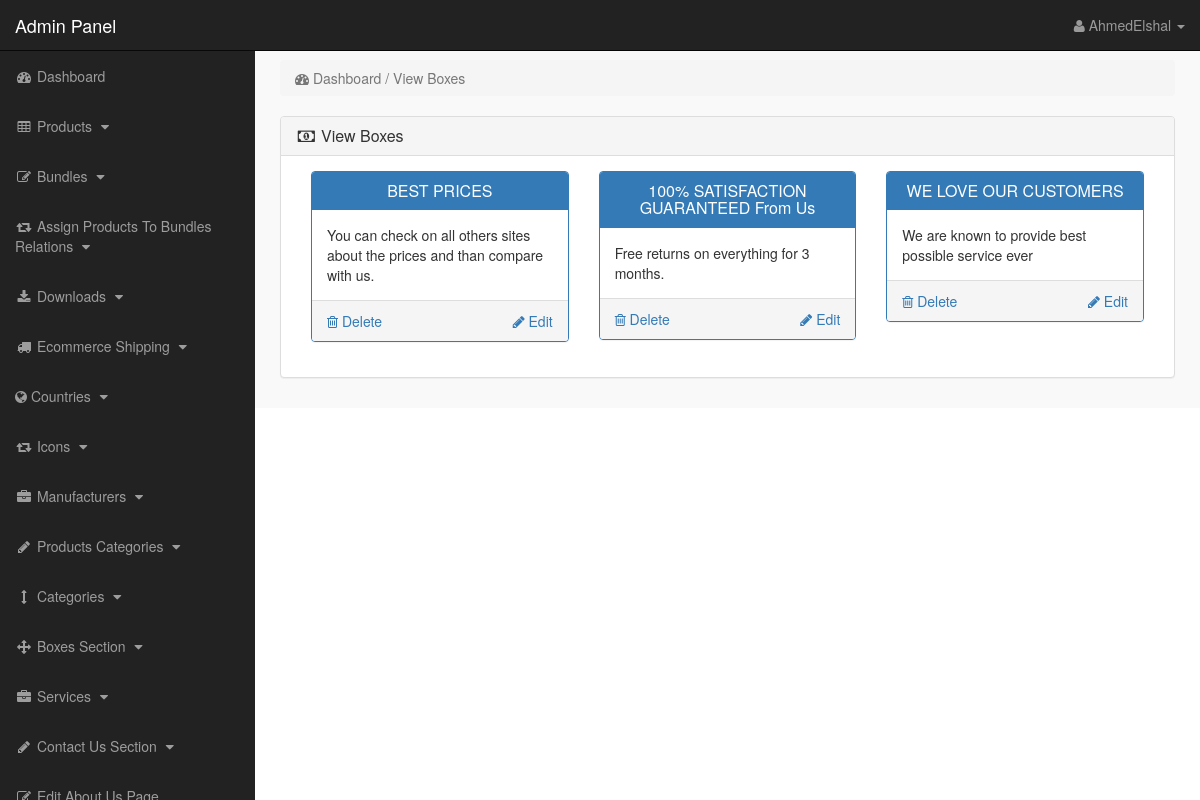
The app's page /admin_area/index.php?view_boxes (signed in) with its own data.
### tables this page shows
CREATE TABLE `boxes_section` (
  `box_id` int(10) NOT NULL,
  `box_title` text NOT NULL,
  `box_desc` text NOT NULL
);

### admin_area/view_boxes.php (the view)
<?php
if(!isset($_SESSION['admin_email'])){
echo "<script>window.open('login.php','_self')</script>";
}
else {
?>
<div class="row">
<div class="col-lg-12">
<ol class="breadcrumb">
<li class="active" >
<i class="fa fa-dashboard"></i> Dashboard / View Boxes
</li>
</ol>
</div>
</div>
<div class="row">
<div class="col-lg-12">
<div class="panel panel-default">
<div class="panel-heading">
<h3 class="panel-title">
<i class="fa fa-money fa-fw"></i> View Boxes
</h3>
</div>
<div class="panel-body">
<?php
$get_boxes = "select * from boxes_section";
$run_boxes = mysqli_query($con,$get_boxes);
while($row_boxes = mysqli_fetch_array($run_boxes)){
$box_id = $row_boxes['box_id'];
$box_title = $row_boxes['box_title'];
$box_desc = $row_boxes['box_desc'];
?>
<div class="col-lg-4 col-md-4">
<div class="panel panel-primary">
<div class="panel-heading">
<h3 class="panel-title" align="center">
<?php echo $box_title; ?>
</h3>
</div>
<div class="panel-body">
<?php echo $box_desc; ?>
</div>
<div class="panel-footer">
<a href="index.php?delete_box=<?php echo $box_id; ?>" class="pull-left">
<i class="fa fa-trash-o"></i> Delete
</a>
<a href="index.php?edit_box=<?php echo $box_id; ?>" class="pull-right">
<i class="fa fa-pencil"></i> Edit
</a>
<div class="clearfix"></div>
</div>
</div>
</div>
<?php } ?>
</div>
</div>
</div>
</div>
<?php } ?>

### admin_area/includes/sidebar.php (shortened to what this page needs)
<?php
if(!isset($_SESSION['admin_email'])){
echo "<script>window.open('login.php','_self')</script>";
}
else {
?>
<nav class="navbar navbar-inverse navbar-fixed-top" >
<div class="navbar-header" >
<a class="navbar-brand" href="index.php?dashboard" >Admin Panel</a>
</div>
<ul class="nav navbar-right top-nav" >
<li class="dropdown" >
<a href="#" class="dropdown-toggle" data-toggle="dropdown" >
<i class="fa fa-user" ></i>
<?php echo $admin_name; ?> <b class="caret" ></b>
</a>
</li>
</ul>
<div class="collapse navbar-collapse navbar-ex1-collapse">
<ul class="nav navbar-nav side-nav">
<li>
<a href="index.php?dashboard">
<i class="fa fa-fw fa-dashboard"></i> Dashboard
</a>
</li>
<li>
<a href="#" data-toggle="collapse" data-target="#products">
<i class="fa fa-fw fa-table"></i> Products
<i class="fa fa-fw fa-caret-down"></i>
</a>
</li>
<li>
<a href="#" data-toggle="collapse" data-target="#bundles">
<i class="fa fa-fw fa-edit"></i> Bundles
<i class="fa fa-fw fa-caret-down"></i>
</a>
</li>
<li>
<a href="#" data-toggle="collapse" data-target="#relations">
<i class="fa fa-fw fa-retweet"></i> Assign Products To Bundles Relations
<i class="fa fa-fw fa-caret-down"></i>
</a>
</li>
<li>
<a href="#" data-toggle="collapse" data-target="#downloads">
<i class="fa fa-fw fa-download"></i> Downloads
<i class="fa fa-fw fa-caret-down"></i>
</a>
</li>
<li>
<a href="#" data-toggle="collapse" data-target="#shipping">
<i class="fa fa-fw fa-truck"></i> Ecommerce Shipping
<i class="fa fa-fw fa-caret-down"></i>
</a>
</li>
<li>
<a href="#" data-toggle="collapse" data-target="#countries">
<i class="fa fa-globe"></i> Countries
<i class="fa fa-fw fa-caret-down"></i>
</a>
</li>
<li>
<a href="#" data-toggle="collapse" data-target="#icons">
<i class="fa fa-fw fa-retweet"> </i> Icons
<i class="fa fa-fw fa-caret-down" ></i>
</a>
</li>
<li>
<a href="#" data-toggle="collapse" data-target="#manufacturers">
<i class="fa fa-fw fa-briefcase"></i> Manufacturers
<i class="fa fa-fw fa-caret-down"></i>
</a>
</li>
<li>
<a href="#" data-toggle="collapse" data-target="#p_cat">
<i class="fa fa-fw fa-pencil"></i> Products Categories
<i class="fa fa-fw fa-caret-down"></i>
</a>
</li>
<li>
<a href="#" data-toggle="collapse" data-target="#cat">
<i class="fa fa-fw fa-arrows-v"></i> Categories
<i class="fa fa-fw fa-caret-down"></i>
</a>
</li>
<li>
<a href="#" data-toggle="collapse" data-target="#boxes">
<i class="fa fa-fw fa-arrows"></i> Boxes Section
<i class="fa fa-fw fa-caret-down"></i>
</a>
</li>
<li>
<a href="#" data-toggle="collapse" data-target="#services">
<i class="fa fa-fw fa-briefcase"></i> Services
<i class="fa fa-fw fa-caret-down"></i>
</a>
</li>
<li>
<a href="#" data-toggle="collapse" data-target="#contact_us">
<i class="fa fa-fw fa-pencil"> </i> Contact Us Section
<i class="fa fa-fw fa-caret-down"></i>
</a>
</li>
<li>
<a href="index.php?edit_about_us">
<i class="fa fa-fw fa-edit"></i> Edit About Us Page
</a>
</li>
</ul>
</div>
</nav>
<?php } ?>

### admin_area/css/style.css (style rules this page uses)
body { margin-top:100px; }
@media (min-width: 768px) { body { margin-top:50px; } }
.top-nav { padding:0 15px; }
.top-nav>li { display:inline-block; float:left; }
.top-nav>li>a { padding-top:15px; padding-bottom:15px; line-height:20px; color:#999; }
@media (min-width: 768px) { .side-nav { position:fixed; top:51px; width:255px; border-radius:0; overflow-y:auto; background-color: #222; bottom:0; overflow-x:hidden; padding-bottom:40px; } }
@media (min-width: 768px) { .side-nav>li>a { width:255px; } }
.panel-body { border-radius:5px; }

### records on screen
boxes_section: box_title "BEST PRICES", box_desc "You can check on all others sites about the prices and than compare with us."
boxes_section: box_title "100% SATISFACTION GUARANTEED From Us", box_desc "Free returns on everything for 3 months."
boxes_section: box_title "WE LOVE OUR CUSTOMERS", box_desc "We are known to provide best possible service ever"

### other values on screen
$admin_name "AhmedElshal"
